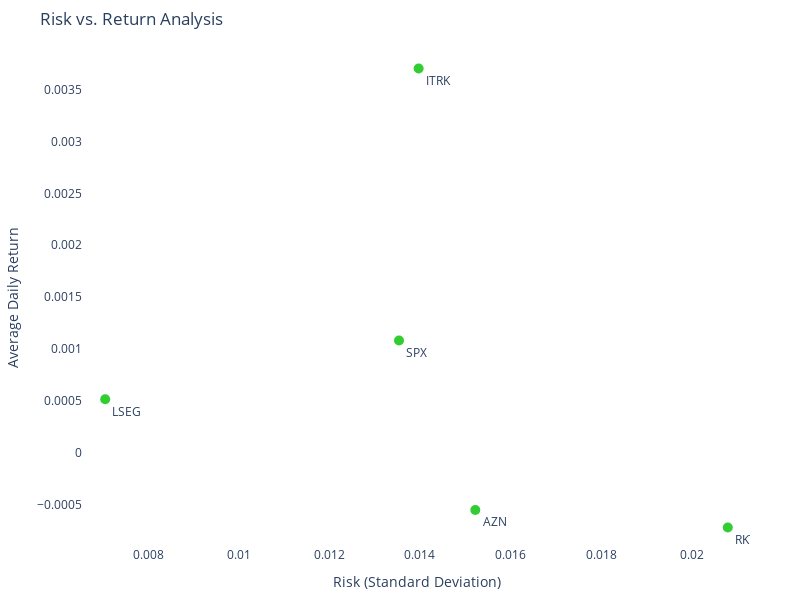

The cell this chart's notebook holds for it:
### Code cell
daily_returns = filtered_data.pct_change().dropna()
avg_daily_return = daily_returns.mean()
risk = daily_returns.std()

risk_return_df = pd.DataFrame({'Risk':risk,'Average Daily Return':avg_daily_return})

fig = go.Figure()


fig.add_trace(
    go.Scatter(
        x=risk_return_df["Risk"],
        y=risk_return_df['Average Daily Return'],
        mode="markers+text",
        text=risk_return_df.index,  # Text labels are asset names from the DataFrame index
        textposition="bottom right",  # Move labels to bottom right for better visibility
        marker=dict(size=10, color='limegreen')
    )
)

fig.update_layout(
    title='Risk vs. Return Analysis',
    xaxis_title='Risk (Standard Deviation)',
    yaxis_title='Average Daily Return',
    showlegend=False,
    margin=dict(l=50, r=50, b=50, t=50),
    plot_bgcolor='white',
)

fig.update_xaxes(range=[risk_return_df['Risk'].min() - risk_return_df['Risk'].std() * 0.1,
                         risk_return_df['Risk'].max() + risk_return_df['Risk'].std() * 0.1])
fig.update_yaxes(range=[avg_daily_return.min() - avg_daily_return.std() * 0.1,
                         avg_daily_return.max() + avg_daily_return.std() * 0.1])

fig.update_layout(
    width=800,  # Adjust width as desired (e.g., 800 pixels)
    height=600,  # Adjust height as desired (e.g., 600 pixels)
    # ... other layout options
)

fig.show()

### Figure 1 — Plotly figure (JSON) as saved in the notebook; plotly's stock layout.template omitted (floating-point values rounded to 4 significant figures)
{"data": [{"marker": {"color": "limegreen", "size": 10}, "mode": "markers+text", "text": ["AZN", "RKT", "LSEG", "SPX", "ITRK"], "textposition": "bottom right", "type": "scatter", "x": [0.01522, 0.0208, 0.007053, 0.01354, 0.01397], "y": [-0.0005482, -0.0007164, 0.0005172, 0.001083, 0.003701]}], "layout": {"height": 600, "margin": {"b": 50, "l": 50, "r": 50, "t": 50}, "plot_bgcolor": "white", "showlegend": false, "title": {"text": "Risk vs. Return Analysis"}, "width": 800, "xaxis": {"range": [0.006563, 0.02129], "title": {"text": "Risk (Standard Deviation)"}}, "yaxis": {"range": [-0.0008946, 0.003879], "title": {"text": "Average Daily Return"}}}}
